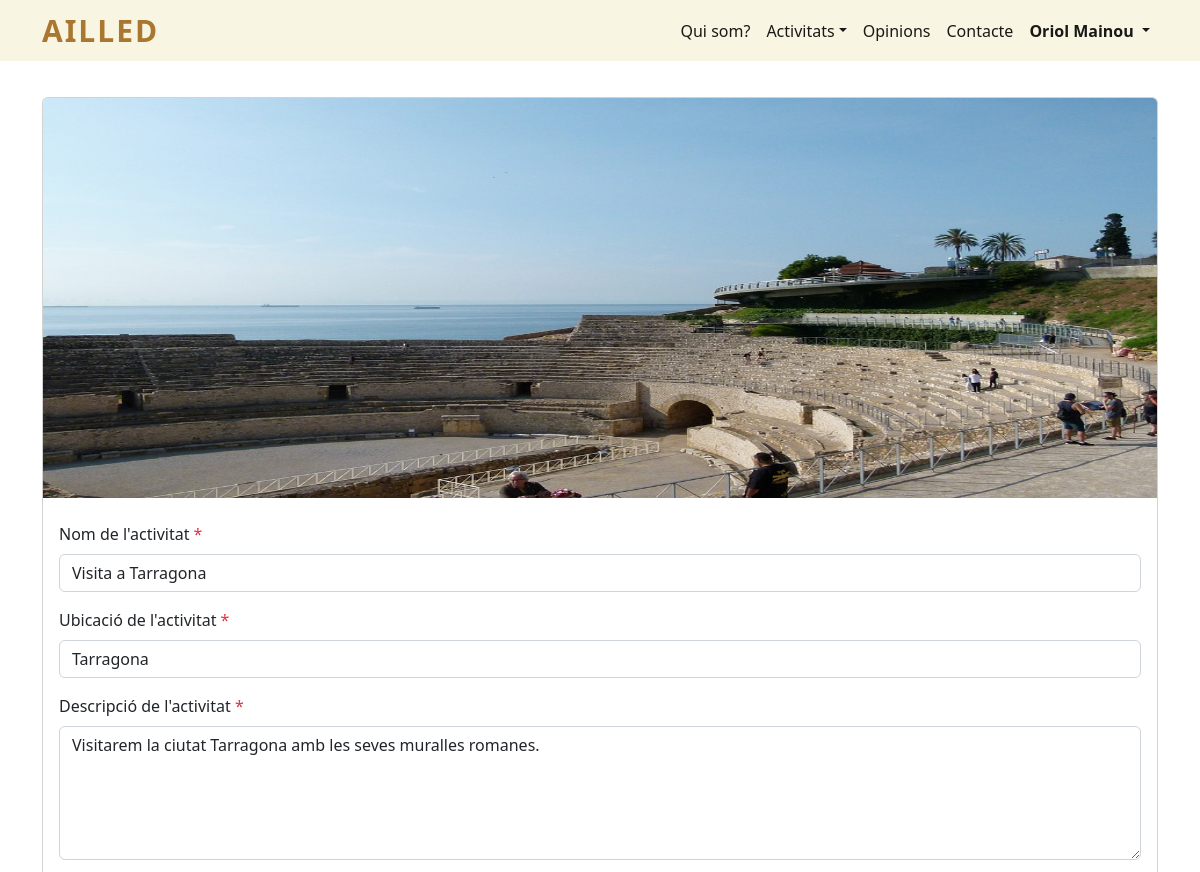
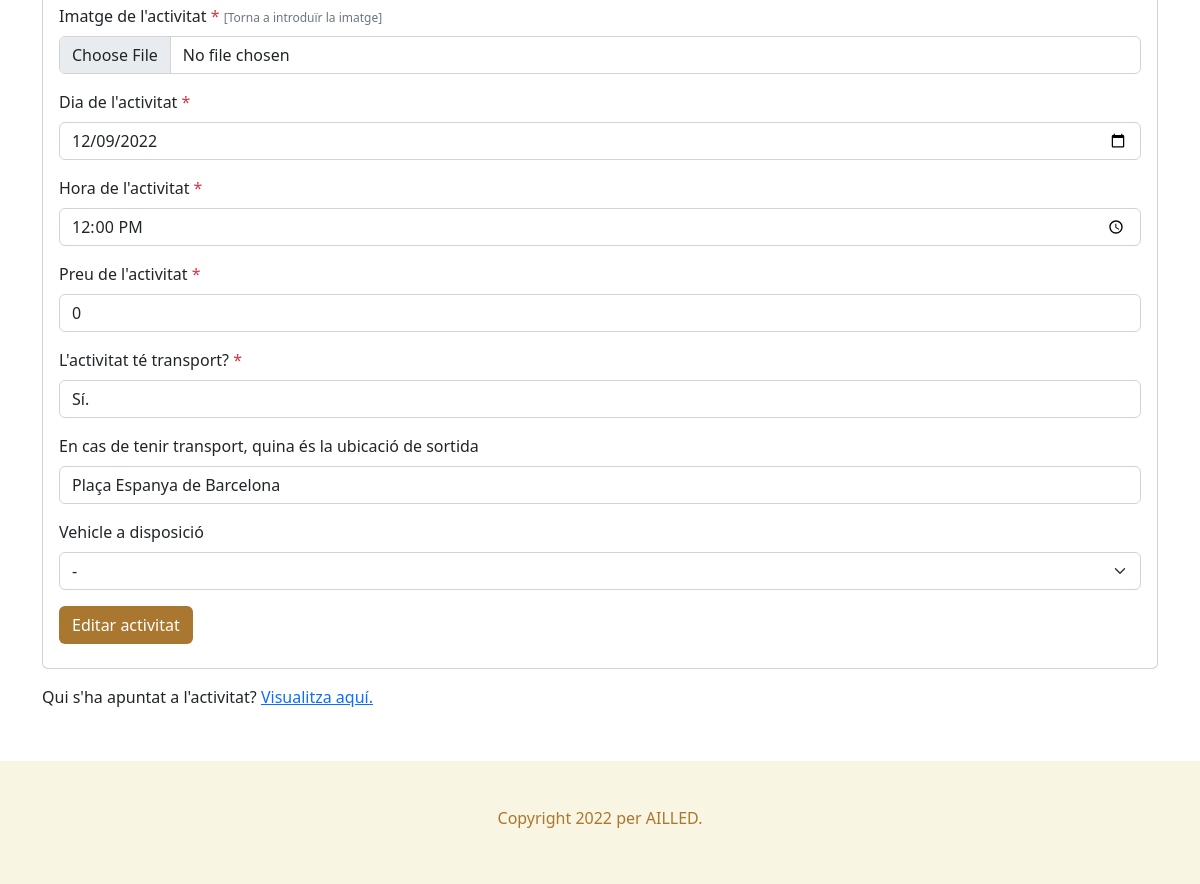
The page /detall_activitat.php?id=3 (signed in) on the database its author committed (2 pictures, top to bottom).
### tables this page shows
CREATE TABLE `usuari` (
  `id` int(11) NOT NULL,
  `nom` varchar(50) NOT NULL,
  `telefon` int(11) NOT NULL,
  `email` varchar(50) NOT NULL,
  `contrasenya` text NOT NULL,
  `imatge` varchar(50) NOT NULL,
  `es_admin` int(11) NOT NULL
);

CREATE TABLE `activitat` (
  `id` int(11) NOT NULL,
  `nom` varchar(50) NOT NULL,
  `id_usuari` int(11) NOT NULL,
  `ubicacio` varchar(50) NOT NULL,
  `descripcio` varchar(300) NOT NULL,
  `participants` int(11) NOT NULL,
  `participants_disponibles` int(11) NOT NULL,
  `dia` date NOT NULL,
  `hora` time NOT NULL,
  `preu` int(11) NOT NULL,
  `imatge` varchar(50) NOT NULL,
  `transport` int(11) NOT NULL,
  `lloc_sortida_transport` varchar(50) NOT NULL,
  `id_vehicle_transport` int(11) NOT NULL,
  `voluntaris` int(11) NOT NULL,
  `voluntaris_disponibles` int(11) NOT NULL,
  `esta_acceptada` int(11) NOT NULL
);

### detall_activitat.php (the view, shortened to what this page needs)
<!doctype html>
<html lang="es">
<head>
  <?php
    include "codi_repetit/head.php";
  ?>
</head>
<body>
  <header>
    <?php
      include "codi_repetit/menu_navegacio.php";
      menu_navegacio();
    ?>
  </header>
  <main>
    <section id="detall_activitat">
      <div class="container">
        <?php
        if (isset($_SESSION["id_usuari_sessio"])) {
        ?>
        <?php
    $id_activitat_buscada = $_GET["id"];
    $sql = "SELECT * FROM activitat WHERE id = '$id_activitat_buscada'";
    $result = $connexio->query($sql);
    if ($result->num_rows > 0) {
      while ($row = $result->fetch_assoc()) {
        if (isset($_SESSION['id_usuari_sessio'])) {
          if ($row["id_usuari"] == $_SESSION['id_usuari_sessio']) {
            ?>
            <form action="detall_activitat.php?id=<?php echo $row['id'] ?>" method="post" enctype="multipart/form-data">
              <div class="card mb-3">
                <img class="card-img-top" src="imatges/activitats/<?php echo $row['imatge'] ?>" title="<?php echo $row['nom'] ?>" alt="<?php echo $row['nom'] ?>" height="400" >
                <div class="card-body">
                  <div class="col-12 py-2">
                    <label for="nom" class="form-label">
                      Nom de l'activitat
                      <span class="text-danger">*</span>
                    </label>
                    <input value="<?php echo $row['nom'] ?>" type="text" class="form-control" maxlength="50" minlength="1" name="nom_activitat" id="nom" required>
                  </div>
                  <div class="col-12 py-2">
                    <label for="ubicacio" class="form-label">
                      Ubicació de l'activitat
                      <span class="text-danger">*</span>
                    </label>
                    <input value="<?php echo $row['ubicacio'] ?>" type="text" class="form-control" maxlength="50" minlength="1" name="ubicacio_activitat" id="ubicacio" required>
                  </div>
                  <div class="col-12 py-2">
                    <label for="descripcio" class="form-label">
                      Descripció de l'activitat
                      <span class="text-danger">*</span>
                    </label>
                    <textarea name="descripcio_activitat" id="descripcio" rows="5" class="form-control" maxlength="300" required><?php echo $row['descripcio'] ?></textarea>
                  </div>
                  <div class="col-12 py-2">
                    <label for="imatge" class="form-label">
                      Imatge de l'activitat
                      <span class="text-danger">*</span>
                      <span class="text-muted" id="max_paraules">[Torna a introduïr la imatge]</span>
                    </label>
                    <input type="file" class="form-control" name="img_activitat" id="imatge" required>
                  </div>
                  <div class="col-12 py-2">
                    <label for="dia" class="form-label">
                      Dia de l'activitat
                      <span class="text-danger">*</span>
                    </label>
                    <input value="<?php echo $row['dia'] ?>" type="date" class="form-control" name="dia_activitat" id="dia" required>
                  </div>
                  <div class="col-12 py-2">
                    <label for="hora" class="form-label">
                      Hora de l'activitat
                      <span class="text-danger">*</span>
                    </label>
                    <input value="<?php echo $row['hora'] ?>" type="time" class="form-control" name="hora_activitat" id="hora" required>
                  </div>
                  <div class="col-12 py-2">
                    <label for="preu" class="form-label">
                      Preu de l'activitat
                      <span class="text-danger">*</span>
                    </label>
                    <input value="<?php echo $row['preu'] ?>" type="number" class="form-control" name="preu_activitat" id="preu" min="0" required>
                  </div>
                  <div class="col-12 py-2">
                    <label for="transport" class="form-label">
                      L'activitat té transport?
                      <span class="text-danger">*</span>
                    </label>
                    <select class="form-control" id="transport" name="transport_activitat">
                      <?php
                      if ($row["transport"] > 0) {
                        echo "<option value='1'>Sí.</option>";
                      } else {
                        echo "<option value='0'>No.</option>";
                        echo "<option value='1'>Sí.</option>";
                      }
                      ?>
                    </select>
                  </div>
                  <div class="col-12 py-2">
                    <label for="lloc_sortida_transport" class="form-label">
                      En cas de tenir transport, quina és la ubicació de sortida
                    </label>
                    <?php
                    if ($row["lloc_sortida_transport"] != NULL) {
                      ?>
                      <input value="<?php echo $row['lloc_sortida_transport'] ?>" type="text" class="form-control" maxlength="50" minlength="1" name="lloc_sortida_transport" id="lloc_sortida_transport">
                      <?php
                    } else {
                      ?>
                      <input type="text" class="form-control" maxlength="50" minlength="1" name="lloc_sortida_transport" id="lloc_sortida_transport">
                      <?php
                    }
                    ?>
                  </div>
                  <div class="col-12 py-2">
                    <label for="vehicle_transport" class="form-label">
                      Vehicle a disposició
                    </label>
                    <select class="form-select" id="vehicle_transport" name="vehicle_transport">
                      <option value="-">-</option>
                    </select>
                  </div>
                  <div class="col-12 py-2">
                    <input type="submit" class="btn boto_marro" value="Editar activitat" name="update_act">
                  </div>
                </div>
              </div>
            </form>
            <p>
              Qui s'ha apuntat a l'activitat?
              <?php echo "<a href='detall_activitat_participants_voluntaris.php?id=" . $_GET["id"] . "'>Visualitza aquí.</a>"; ?>
            </p>
            <?php
          }
        }
      }
    } else {
      echo "<div class='alert alert-danger' role='alert'>No hi ha cap activitat amb aquesta id: " . $id_activitat_buscada . "</div>";
    }
  } else {
    no_ha_iniciat_sessio();
  }
  ?>
  </div>
  </section>
  </main>
  <footer>
    <?php
    include "codi_repetit/peu_pagina.php";
    ?>
  </footer>
</body>
</html>

### codi_repetit/menu_navegacio.php (shortened to what this page needs)
<?php
  function menu_navegacio() {
    ?>
    <nav class="navbar navbar-expand-lg">
      <div class="container">
        <a id="ailled" href="index.php">Ailled</a>
        <div class="collapse navbar-collapse" id="nav_menu_navegacio">
          <ul class="navbar-nav ms-md-auto" id="menu_principal">
            <li class="nav-item">
              <a class="nav-link active" href="quisom.php">Qui som?</a>
            </li>
            <li class="nav-item dropdown">
              <a class="nav-link active dropdown-toggle" href="" role="button" data-bs-toggle="dropdown">Activitats</a>
            </li>
            <li class="nav-item">
              <a class="nav-link active" href="articles_opinions.php">Opinions</a>
            </li>
            <li class="nav-item">
              <a class="nav-link active" href="contacte.php">Contacte</a>
            </li>
            <?php
            if (!isset($_SESSION['id_usuari_sessio'])) {
              ?>
              <li class="nav-item">
                <a class="nav-link active" href="iniciar_sessio_usuari.php">Iniciar sessió</a>
              </li>
              <li class="nav-item">
                <a class="nav-link active" href="registrar_usuari.php">Registrar-me</a>
              </li>
              <?php
            } else {
              ?>
              <li class="nav-item dropdown">
                <a style="font-weight: bold;" class="nav-link active dropdown-toggle" id="navbarDropdown" role="button" data-bs-toggle="dropdown" aria-expanded="false">
                  <?php
                  $connexio = new mysqli("localhost", "root", "", "bbdd_ailled");
                  $connexio->set_charset("utf8");
                  $sql = "SELECT * FROM usuari WHERE id = " . $_SESSION['id_usuari_sessio'] ;
                  $result = $connexio->query($sql);
                  if ($result->num_rows > 0) {
                    while ($row = $result->fetch_assoc()) {
                      echo $row["nom"];
                    }
                  }
                  ?>
                </a>
              </li>
              <?php
            }
            ?>
          </ul>
        </div>
      </div>
    </nav>
    <?php
  }
?>

### estils/css.css (style rules this page uses)
header nav, #formularis { background-color: #F8F5E2; }
header nav a#ailled { font-size: 30px; text-decoration: none; text-transform: uppercase; font-weight: bold; letter-spacing: 2px; }
#ailled { color: #AA7730; }
main section { padding: 3% 0; }
a.boto_marro, input.boto_marro { background-color: #AA7730; color: white; }
span#max_paraules { font-size: 12px; }
footer { background-color: #F8F5E2; padding: 4% 0; }

### rows shown on the page
usuari: nom "Oriol Mainou"
activitat: imatge (picture), nom_activitat "Visita a Tarragona", ubicacio_activitat "Tarragona", descripcio_activitat "Visitarem la ciutat Tarragona amb les seves muralles romanes.", dia_activitat "12/09/2022", hora_activitat "12:00:00", preu_activitat "0", transport_activitat "Sí.", lloc_sortida_transport "Plaça Espanya de Barcelona"
